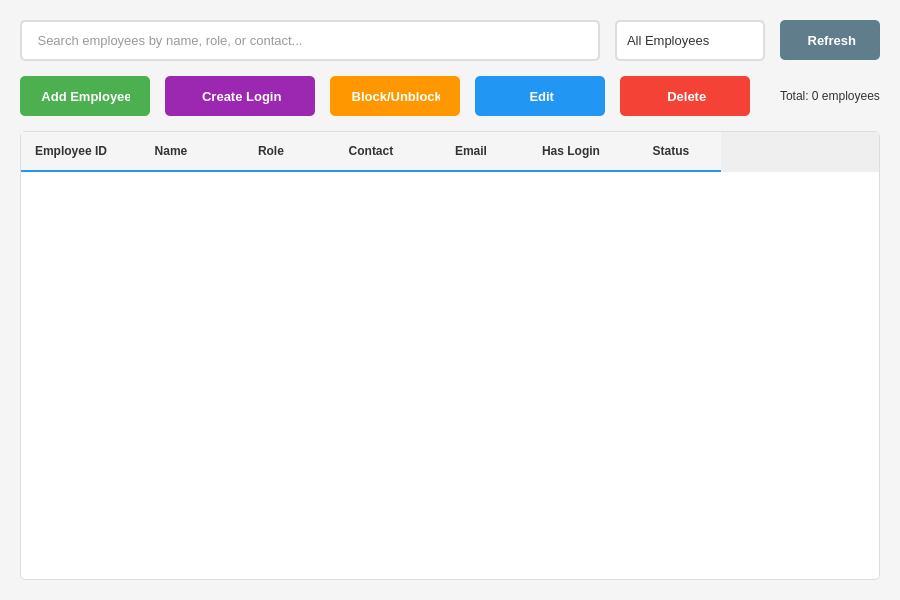
<?xml version="1.0" encoding="UTF-8"?>
<ui version="4.0">
 <class>EmployeesWidget</class>
 <widget class="QWidget" name="EmployeesWidget">
  <property name="geometry">
   <rect>
    <x>0</x>
    <y>0</y>
    <width>900</width>
    <height>600</height>
   </rect>
  </property>
  <property name="windowTitle">
   <string>Employees</string>
  </property>
  <property name="styleSheet">
   <string notr="true">QWidget#EmployeesWidget {
    background-color: #f5f5f5;
}

QLabel {
    color: #333;
}

QTableWidget {
    color: #333;
}

QPushButton#btnAddEmployee, QPushButton#btnEditEmployee, QPushButton#btnDeleteEmployee, QPushButton#btnBlockUnblock, QPushButton#btnCreateAccount, QPushButton#btnRefresh {
    padding: 10px 20px;
    border-radius: 5px;
    font-size: 13px;
    font-weight: bold;
}

QPushButton#btnAddEmployee {
    background-color: #4CAF50;
    color: white;
    border: none;
}

QPushButton#btnAddEmployee:hover {
    background-color: #45a049;
}

QPushButton#btnEditEmployee {
    background-color: #2196F3;
    color: white;
    border: none;
}

QPushButton#btnEditEmployee:hover {
    background-color: #0b7dda;
}

QPushButton#btnDeleteEmployee {
    background-color: #f44336;
    color: white;
    border: none;
}

QPushButton#btnDeleteEmployee:hover {
    background-color: #da190b;
}

QPushButton#btnBlockUnblock {
    background-color: #FF9800;
    color: white;
    border: none;
}

QPushButton#btnBlockUnblock:hover {
    background-color: #e68900;
}

QPushButton#btnCreateAccount {
    background-color: #9C27B0;
    color: white;
    border: none;
}

QPushButton#btnCreateAccount:hover {
    background-color: #8E24AA;
}

QPushButton#btnRefresh {
    background-color: #607D8B;
    color: white;
    border: none;
}

QPushButton#btnRefresh:hover {
    background-color: #546E7A;
}

QLineEdit#txtSearch {
    padding: 10px;
    border: 2px solid #ddd;
    border-radius: 5px;
    font-size: 13px;
    background-color: white;
    color: #333;
}

QLineEdit#txtSearch:focus {
    border: 2px solid #2196F3;
}

QComboBox#cmbFilterStatus {
    padding: 10px;
    border: 2px solid #ddd;
    border-radius: 5px;
    font-size: 13px;
    background-color: white;
    color: #333;
}

QComboBox#cmbFilterStatus:focus {
    border: 2px solid #2196F3;
}

QTableWidget {
    background-color: white;
    border: 1px solid #ddd;
    border-radius: 5px;
    gridline-color: #e0e0e0;
}

QTableWidget::item {
    padding: 5px;
}

QTableWidget::item:selected {
    background-color: #e3f2fd;
    color: #000;
}

QHeaderView::section {
    background-color: #f5f5f5;
    padding: 10px;
    border: none;
    border-bottom: 2px solid #2196F3;
    font-weight: bold;
    color: #333;
}

QComboBox {
    padding: 10px;
    border: 2px solid #ddd;
    border-radius: 5px;
    font-size: 13px;
    background-color: white;
    color: #333;
}

QComboBox:focus {
    border: 2px solid #2196F3;
}

QComboBox::drop-down {
    border: none;
    width: 30px;
}

QComboBox::down-arrow {
    image: none;
    border-left: 5px solid transparent;
    border-right: 5px solid transparent;
    border-top: 5px solid #333;
    margin-right: 10px;
}

QComboBox QAbstractItemView {
    background-color: white;
    color: #333;
    selection-background-color: #2196F3;
    selection-color: white;
    border: 1px solid #ddd;
}</string>
  </property>
  <layout class="QVBoxLayout" name="verticalLayout">
   <property name="spacing">
    <number>15</number>
   </property>
   <property name="leftMargin">
    <number>20</number>
   </property>
   <property name="topMargin">
    <number>20</number>
   </property>
   <property name="rightMargin">
    <number>20</number>
   </property>
   <property name="bottomMargin">
    <number>20</number>
   </property>
   <item>
    <layout class="QHBoxLayout" name="horizontalLayout">
     <item>
      <widget class="QLineEdit" name="txtSearch">
       <property name="placeholderText">
        <string> Search employees by name, role, or contact...</string>
       </property>
      </widget>
     </item>
     <item>
      <widget class="QComboBox" name="cmbFilterStatus">
       <property name="minimumSize">
        <size>
         <width>150</width>
         <height>40</height>
        </size>
       </property>
       <item>
        <property name="text">
         <string>All Employees</string>
        </property>
       </item>
       <item>
        <property name="text">
         <string>Active</string>
        </property>
       </item>
       <item>
        <property name="text">
         <string>Blocked</string>
        </property>
       </item>
      </widget>
     </item>
     <item>
      <widget class="QPushButton" name="btnRefresh">
       <property name="minimumSize">
        <size>
         <width>100</width>
         <height>40</height>
        </size>
       </property>
       <property name="cursor">
        <cursorShape>PointingHandCursor</cursorShape>
       </property>
       <property name="text">
        <string> Refresh</string>
       </property>
      </widget>
     </item>
    </layout>
   </item>
   <item>
    <layout class="QHBoxLayout" name="horizontalLayout_2">
     <item>
      <widget class="QPushButton" name="btnAddEmployee">
       <property name="minimumSize">
        <size>
         <width>130</width>
         <height>40</height>
        </size>
       </property>
       <property name="cursor">
        <cursorShape>PointingHandCursor</cursorShape>
       </property>
       <property name="text">
        <string> Add Employee</string>
       </property>
      </widget>
     </item>
     <item>
      <widget class="QPushButton" name="btnCreateAccount">
       <property name="enabled">
        <bool>false</bool>
       </property>
       <property name="minimumSize">
        <size>
         <width>150</width>
         <height>40</height>
        </size>
       </property>
       <property name="cursor">
        <cursorShape>PointingHandCursor</cursorShape>
       </property>
       <property name="text">
        <string> Create Login</string>
       </property>
      </widget>
     </item>
     <item>
      <widget class="QPushButton" name="btnBlockUnblock">
       <property name="enabled">
        <bool>false</bool>
       </property>
       <property name="minimumSize">
        <size>
         <width>130</width>
         <height>40</height>
        </size>
       </property>
       <property name="cursor">
        <cursorShape>PointingHandCursor</cursorShape>
       </property>
       <property name="text">
        <string> Block/Unblock</string>
       </property>
      </widget>
     </item>
     <item>
      <widget class="QPushButton" name="btnEditEmployee">
       <property name="enabled">
        <bool>false</bool>
       </property>
       <property name="minimumSize">
        <size>
         <width>130</width>
         <height>40</height>
        </size>
       </property>
       <property name="cursor">
        <cursorShape>PointingHandCursor</cursorShape>
       </property>
       <property name="text">
        <string> Edit</string>
       </property>
      </widget>
     </item>
     <item>
      <widget class="QPushButton" name="btnDeleteEmployee">
       <property name="enabled">
        <bool>false</bool>
       </property>
       <property name="minimumSize">
        <size>
         <width>130</width>
         <height>40</height>
        </size>
       </property>
       <property name="cursor">
        <cursorShape>PointingHandCursor</cursorShape>
       </property>
       <property name="text">
        <string> Delete</string>
       </property>
      </widget>
     </item>
     <item>
      <spacer name="horizontalSpacer">
       <property name="orientation">
        <enum>Qt::Horizontal</enum>
       </property>
       <property name="sizeHint" stdset="0">
        <size>
         <width>40</width>
         <height>20</height>
        </size>
       </property>
      </spacer>
     </item>
     <item>
      <widget class="QLabel" name="lblTotalEmployees">
       <property name="text">
        <string>Total: 0 employees</string>
       </property>
       <property name="styleSheet">
   <string notr="true">QWidget#EmployeesWidget {
    background-color: #f5f5f5;
}

QLabel {
    color: #333;
}

QTableWidget {
    color: #333;
}

QPushButton#btnAddEmployee, QPushButton#btnEditEmployee, QPushButton#btnDeleteEmployee, QPushButton#btnBlockUnblock, QPushButton#btnCreateAccount, QPushButton#btnRefresh {
    padding: 10px 20px;
    border-radius: 5px;
    font-size: 13px;
    font-weight: bold;
}

QPushButton#btnAddEmployee {
    background-color: #4CAF50;
    color: white;
    border: none;
}

QPushButton#btnAddEmployee:hover {
    background-color: #45a049;
}

QPushButton#btnEditEmployee {
    background-color: #2196F3;
    color: white;
    border: none;
}

QPushButton#btnEditEmployee:hover {
    background-color: #0b7dda;
}

QPushButton#btnDeleteEmployee {
    background-color: #f44336;
    color: white;
    border: none;
}

QPushButton#btnDeleteEmployee:hover {
    background-color: #da190b;
}

QPushButton#btnBlockUnblock {
    background-color: #FF9800;
    color: white;
    border: none;
}

QPushButton#btnBlockUnblock:hover {
    background-color: #e68900;
}

QPushButton#btnCreateAccount {
    background-color: #9C27B0;
    color: white;
    border: none;
}

QPushButton#btnCreateAccount:hover {
    background-color: #8E24AA;
}

QPushButton#btnRefresh {
    background-color: #607D8B;
    color: white;
    border: none;
}

QPushButton#btnRefresh:hover {
    background-color: #546E7A;
}

QPushButton:disabled {
    background-color: #cccccc;
    color: #666666;
    /* cursor: not-allowed; */
}

QLineEdit#txtSearch {
    padding: 10px;
    border: 2px solid #ddd;
    border-radius: 5px;
    font-size: 13px;
    background-color: white;
    color: #333;
}

QLineEdit#txtSearch:focus {
    border: 2px solid #2196F3;
}

QComboBox#cmbFilterStatus {
    padding: 10px;
    border: 2px solid #ddd;
    border-radius: 5px;
    font-size: 13px;
    background-color: white;
    color: #333;
}

QComboBox#cmbFilterStatus:focus {
    border: 2px solid #2196F3;
}

QTableWidget {
    background-color: white;
    border: 1px solid #ddd;
    border-radius: 5px;
    gridline-color: #e0e0e0;
}

QTableWidget::item {
    padding: 5px;
}

QTableWidget::item:selected {
    background-color: #e3f2fd;
    color: #000;
}

QHeaderView::section {
    background-color: #f5f5f5;
    padding: 10px;
    border: none;
    border-bottom: 2px solid #2196F3;
    font-weight: bold;
    color: #333;
}

QComboBox {
    padding: 10px;
    border: 2px solid #ddd;
    border-radius: 5px;
    font-size: 13px;
    background-color: white;
    color: #333;
}

QComboBox:focus {
    border: 2px solid #2196F3;
}

QComboBox::drop-down {
    border: none;
    width: 30px;
}

QComboBox::down-arrow {
    image: none;
    border-left: 5px solid transparent;
    border-right: 5px solid transparent;
    border-top: 5px solid #333;
    margin-right: 10px;
}

QComboBox QAbstractItemView {
    background-color: white;
    color: #333;
    selection-background-color: #2196F3;
    selection-color: white;
    border: 1px solid #ddd;
}</string>
  </property>
      </widget>
     </item>
    </layout>
   </item>
   <item>
    <widget class="QTableWidget" name="tableEmployees">
     <property name="editTriggers">
      <set>QAbstractItemView::NoEditTriggers</set>
     </property>
     <property name="alternatingRowColors">
      <bool>true</bool>
     </property>
     <property name="selectionMode">
      <enum>QAbstractItemView::SingleSelection</enum>
     </property>
     <property name="selectionBehavior">
      <enum>QAbstractItemView::SelectRows</enum>
     </property>
     <property name="sortingEnabled">
      <bool>true</bool>
     </property>
     <column>
      <property name="text">
       <string>Employee ID</string>
      </property>
     </column>
     <column>
      <property name="text">
       <string>Name</string>
      </property>
     </column>
     <column>
      <property name="text">
       <string>Role</string>
      </property>
     </column>
     <column>
      <property name="text">
       <string>Contact</string>
      </property>
     </column>
     <column>
      <property name="text">
       <string>Email</string>
      </property>
     </column>
     <column>
      <property name="text">
       <string>Has Login</string>
      </property>
     </column>
     <column>
      <property name="text">
       <string>Status</string>
      </property>
     </column>
    </widget>
   </item>
  </layout>
 </widget>
 <resources/>
 <connections/>
</ui>
